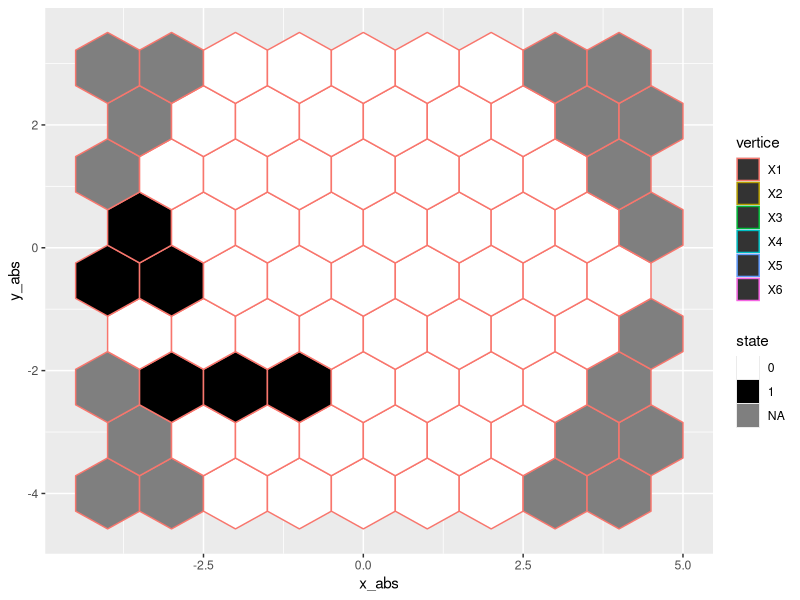

Write R code to recreate this figure. (Note: this script raises an error after producing the figure.)
rm(list=ls())

library(tidyverse)
library(ggplot2)

#########
# SETUP
#########

cache<-F#Mode of entire task...
mid_cache = F #Marker for behaviour when in the middle of caching something...?

N <- 4 #Hexagon radius (excluding centre, other stuff should scale with this)
state <- locked_state<-empty_state <- matrix(0, nrow=2*N+1, ncol=2*N+1)
# target_lock_tmp <-target <-locked_state <- old_state <- 


spillage <- 0#tracks false positives in solutions
gen_depth <- 20 #How deep to generate random example
mode <- 'procedural' #'challenge'

cdv <- list(NE=c(1, -1, 0),
            E=c(1, 0, -1),
            SE=c(0, 1, -1),
            SW=c(-1, 1, 0),
            W=c(-1, 0, +1),
            NW=c(0, -1, +1))#Cube-coordinate directional vectors

actions <- c()#[] #Store the sequence of actions the user performs

library <- list(c(32, 32, 32, 87, 32, 32, 32), #East
                c(32,32,32,32,32,87,32), #NE
                c(32,87,32,32,32,32,32),#SW
                c(65, 87, 65, 69, 82, 69, 65, 83),#Corner65, 87, 65, 69, 82, 65, 83]
                c(65, 82, 65, 83, 69, 83, 69, 65, 82))#Bar65, 87, 82, 65, 83, 83, 69, 69, 65, 87, 82

#Store the action sequences they cache
results <- list(target=c(), performance=c(), action_history=c(), state_history=c(), library_history=c(), library_update_at=c(0))

pattern <- action_keys <-action_keycodes <- primitive_keycodes <-display_array <-cachable_keycodes <- c()


# action_displays = ['W','A','D','F', '&#8629 ','&#8736',
#                        'E','R','S','Z','X','C']
action_keys = c('W','A','D','F','L','K',
                'E','R','S','Z','X','C')

if (cache)
{
  primitive_keycodes = c(87, 65, 68, 70, 13, 32)
  cachable_keycodes = c(69,82,83,90, 88, 67)
  
  # action_keys =     ['W','A','D','F','L','K']
  action_keycodes = c(87, 65, 68, 70, 13, 32)#76, 75
  # action_displays = ['W','A','D','Z', '&#8629','&#8736']
  
  console.log(cachable_keycodes)
  
} else {
  primitive_keycodes = c(87, 65, 68, 70, 13, 32,
                         69,82,83,90, 88, 67)
  
  action_keycodes = c(87, 65, 68, 70, 13, 32,
                      69,82,83,90, 88, 67)#76, 75
  
}



# Core HEX functions
cube_to_oddr<-function(q,r)
{
  col = q + (r - bitwAnd(r,1)) / 2
  row = r
  data.frame(x_id=col, y_id=row)
}

oddr_to_cube <- function(x,y)
{
  q = x - (y - bitwAnd(y,1)) / 2
  r = y
  s = -q-r
  data.frame(q=q, r=r, s=s)
}

# function oddr_to_axial(hex):
#   var q = hex.col - (hex.row - (hex.row&1)) / 2
# var r = hex.row
# return Hex(q, r)


##########
# PLOTTING
##########

MakeHexLattice = function(N, dist=1) {
  nx<-ny<-2*N+1
  origin<-c(-N,-N)
  offset<-c(0, rep(c(0.5,0), N))
  
  locations <- data.frame(x_abs = sort(c(rep(seq(from=0, by=dist, length.out=nx),each=ceiling(ny/2)),
                                            rep(seq(from=dist/2, by=dist, length.out=nx),
                                                each=floor(ny/2)))) + origin[1],
                          y_abs = rep(c(seq(from=0, by = dist*sqrt(3), length.out=ceiling(ny/2)),
                                           seq(from=dist*sqrt(3)/2, by=dist*sqrt(3),
                                               length.out=floor(ny/2))) + origin[2], times=nx))
  
  locations<-locations %>% mutate(x = rep(-N:N, each=ny),
                                  y = rep(c(seq(-N,N, by=2),seq((-N+1),N, by=2)), nx))
  
  locations <- cbind(locations, oddr_to_cube(locations$x, locations$y))
  
  locations<-locations %>% arrange(y, x) %>%
    mutate(id = 1:nrow(locations), in_bound = abs(q)<5 & abs(r)<5 & abs(s)<5) %>% 
  select(id, x, y, q,r,s, in_bound, x_abs, y_abs)

  return(locations)
}

MakeHexCoords  = function(loc) {
  # Separate x and y coordinates
  lx = loc$x_abs # x-coordinates
  ly = loc$y_abs # y-coordinates      
  # Plot hexagonal lattice as filled hexagons
  hex_x = data.frame(loc, cbind(lx + 0, lx + 0.5, lx + 0.5, lx + 0, lx - 0.5, lx - 0.5))
  hex_y = data.frame(loc, cbind(ly - 1/(sqrt(3)), ly - 1/(2*sqrt(3)), ly + 1/(2*sqrt(3)), ly + 1/(sqrt(3)), ly + 1/(2*sqrt(3)), ly - 1/(2*sqrt(3))))
  
  #Get your coordinates in long format with an id
  hexdat <- hex_x %>% gather(vertice, x_abs, X1:X6) %>% arrange(id, vertice)
  hexdat_y <-  hex_y %>% gather(vertice, y_abs, X1:X6) %>% arrange(id, vertice)
    #Merge them into the same dataframe
  hexdat$y_abs <- hexdat_y$y_abs

  return(hexdat)
}


# Create the board
loc<-MakeHexLattice(N)
board<-MakeHexCoords(loc)

# Create action set

f<-list() #Let's keep the functions in a list

f$AddUnit<-function(this_state)
{
  #Add unit in centre
  this_state[N+1,N+1] <- 1
  
  this_state
}

f$RemoveUnit<-function(this_state)
{
  #Add unit in centre
  this_state[N+1,N+1] <- 0
  
  this_state
}

f$AddBar<-function(this_state)
{
  #Add horizontal bar
  this_state[N+1,N] <- 1
  this_state[N+1,N+1] <- 1
  this_state[N+1,N+2] <- 1
  
  this_state
}

f$AddCorner<-function(this_state)
{
  #Add horizontal bar
  this_state[N+2,N+1] <- 1
  this_state[N+1,N+1] <- 1
  this_state[N,N+2] <- 1
  
  this_state
}


f$Shift<-function(this_state, dir='E')
{
  old_state<-state
  
  sv = cdv[[dir]]#Shift vector
  #Loop over all the axial coordinates in the hexagon
  for (q in (-N+1):N)
  {
    for (r in (-N+1):N)
    {
      #Calculate s
      s <- -q-r
      
      #Calculate updated position
      qprime = q+sv[1]
      rprime = r+sv[2]
      sprime = s+sv[3]
      # console.log('qrs', q,r,s, 'qrsprime', qprime, rprime,sprime)
      #If new position is still on the map
      if (abs(qprime)<5 & abs(rprime)<5 & abs(sprime)<5)
      {
        #Write into the new position
        this_state[qprime+N, rprime+N] = old_state[q+N, r+N]#WILL NEED TO CHECK INDEXING
      }
      
      #Zero the cells left behind
      if (sv[1]!=0 & q==(-N*sv[1]))
      {
        # console.log('q zeroing', q, r)
        this_state[q+N, r+N]=0
      }
      if (sv[2]!=0 & r==(-N*sv[2]))
      {
        # console.log('r zeroing', q, r)
        this_state[q+N, r+N]=0
      }
      if (sv[2]!=0 & s==(-N*sv[2]))
      {
        # console.log('s zeroing', q, r)
        this_state[q+N, r+N]=0
      }
    }
  }
  
  this_state
}



f$RotateClockwise<-function(this_state)
{
  old_state<-state
  for (q in (-N+1):N)
  {
    for (r in (-N+1):N)
    {
      s=-q-r
      #120 degree rotations
      # q_rot= r
      # r_rot = s
      # s_rot = q
      
      #60 degree rotations
      #xx, yy, zz = -yy, -zz, -xx
      q_rot= -r
      r_rot = -s
      s_rot = -q
      if (abs(q)<=N & abs(r)<=N & abs(s)<=N)
      {
        #Stops things spinning out of the  hex and growing the array dims?
        this_state[q_rot+N, r_rot+N] = old_state[q+N, r+N] 
      }
      
    }
  }
  this_state
}

f$Flip<-function(this_state, axis=1)
{
  old_state<-state
  
  for (q in (-N+1):N)
  {
    for (r in (-N+1):N)
    {
      s=-q-r
      if (axis==1)
      {
        q_flip=q
        r_flip=s
        s_flip=r
        
      } else if (axis==2)
      {
        q_flip=s
        r_flip=r
        s_flip=q
      } else if (axis==3)
      {
        q_flip=r
        r_flip=q
        s_flip=s
      }
      
      if (abs(q)<=N & abs(r)<=N & abs(s)<=N)
      {
        #Stops things spinning out of the  hex and growing the array dims?
        this_state[q_flip+N, r_flip+N] <- old_state[q+N, r+N] 
      }
      
    }
  }
  this_state
}


Lock<-function(this_state, locked_state, real=T)
{
  # Special function because it shifts the active state to the locked state for which we get the scored loss
  # Should I change this since we want every trial to come with a loss even if not yet locked?
  # I guess we could pull the scoring out and make the loss not dependent on things being locked
  # or make it that locking gives points and clears the hexes, such that the loss of the active state is just about the un-solved hexes
  match <- T
  spillage <- 0
  
  for (q in (-N+1):N)
  {
    for (r in (-N+1):N)
    {
      s = -q-r
      if (this_state[q+N, r+N]==1)
      {
        # Main functionality of real, to remove?
        if (real)
        {
          locked_state[q+N, r+N]=1
        } else {
          target_lock_tmp[q+N, r+N]=1
        }
        
        this_state[q+N, r+N]=0
      }
      
      if (real & abs(q)<=N & abs(r)<=N & abs(s)<=N)
      {
        if (locked_state[q+N, r+N]==0 & target[q+N, r+N]==1)
        {
          cat('nonmatch', q,r)
          match = F 
        }
        
        if (locked_state[q+N, r+N]==1 & target[q+N, r+N]==0)
        {
          spillage<-spillage+1
        }
      }
    }
  }
  
  if (real)
  {
    if (match)
    {
      print('task completed!')
      # save_data()
    }
  }
  
}




Action <- function(keycode, this_state=state, real=T, midcache = F)
{
  # Basically a wrapper that executes a function, writes it to the results and triggers visualisation update...
  if (keycode==76 | keycode==13){this_state<-Lock(this_state, real)}
  if (keycode==75 | keycode==32){this_state<-RotateClockwise(this_state, real)}

  if (keycode==87){this_state<-Shift('W', this_state, real)}#w

  if (keycode==65){this_state<-AddUnit(this_state, real)}#a
  if (keycode==68){this_state<-RemoveUnit(this_state, real)}#SW
  if (keycode==70){this_state<-Flip(axis=1, this_state, real)}


  if (cache)# & real
  {
      if (keycode==69){this_state<-UseCache(1, this_state, real)}#Shift('E', this_state, real)}#e->EAST
      if (keycode==82){this_state<-UseCache(2, this_state, real)}#Shift('NE', this_state, real)}#r->NW
      if (keycode==83){this_state<-UseCache(3, this_state, real)}#AddCorner(this_state, real)}#s
      if (keycode==90){this_state<-UseCache(4, this_state, real)}#AddBar(this_state, real)}#z
      if (keycode==88){this_state<-UseCache(5, this_state, real)}#Shift('SW', this_state, real)}#x
      if (keycode==67){this_state<-UseCache(6, this_state, real)}#Shift('SE', this_state, real)}#c
  } else {
      if (keycode==69){this_state<-Shift('E', this_state, real)}
      if (keycode==82){this_state<-Shift('NW', this_state, real)}
      if (keycode==83){this_state<-Shift('SW', this_state, real)}
      if (keycode==90){this_state<-AddCorner(this_state, real)}
      if (keycode==88){this_state<-AddBar(this_state, real)}
      if (keycode==67){this_state<-Shift('SE', this_state, real)}
  }

  if (real & !midcache & (keycode%in%primitive_keycodes | keycode%in%c(81,75,76)))
  {
      cat('got here')
      actions[length(actions)+1]<-keycode
      
      results$action_history[length(results$action_history)+1]<-actions
      results$state_history[length(results$tate_history)+1]<-this_state

      #Update the visual (player's) state
      Update()
  }
  
  this_state
}
  
  
  
Update <-function() {
  # Draws the hex board....  Will need to integrate with R plotting
  
  # Loop over the raw xy locations
  for (y in 1:10)
  {
    for (x in seq(y%%2+1, 18, by=2))
    {
      #Convert to cube coordinate
      these_cube_coords = oddr_to_cube(floor((x-2*N)/2),y-N)
      # oddr_to_cube(floor(prx[x]/2),pry[y])
      
      #If we're inside the hexagon
          if(abs(these_cube_coords[1])<5 & abs(these_cube_coords[2])<5 & abs(these_cube_coords[3])<5)
          {
              #If the square is already locked in...
              if (locked_state[these_cube_coords[1]+N, these_cube_coords[2]+N]==1)
              {
                  #And if the locked in state is correct
                  if (target[these_cube_coords[1]+N, these_cube_coords[2]+N]==1)
                  {
                      print('draw strong green')
                      # d.draw(x, y, null, null, "#090") #Strong Green
                  } else {
                      #Otherwise
                      print('draw red')
                      # d.draw(x, y, null, null, "#900")#Red
                  }

              } else {
                  #If state is not already not locked in but is part of the target
                  if (target[these_cube_coords[1]+N, these_cube_coords[2]+N]==1)
                  {
                    print('draw light green')
                      # d.draw(x, y, null, null, "#9e9") #Light green
                  } else {
                      #Otherwise if unoccupied, non target and not locked in it is white
                    print('draw white')
                     # d.draw(x, y, null, null, "white")
                  }
              }
              
              # If the state is actively occupied
              if (state[these_cube_coords[1]+N, these_cube_coords[2]+N]==1)
              {
                  #And part of the pattern
                  if (target[these_cube_coords[1]+N, these_cube_coords[2]+N]==1)
                  {
                      print('draw green, black dot?')
                      # d.draw(x, y, "•", "black", "#595")#"#595"
                  } else {
                    print('draw gray, black dot?')
                    # d.draw(x, y, "•", "black",  "#999")
                  }
              } 
          }
      }
  }

    # UpdateStringVis()
}


      
RandomPattern<-function()
{
  target_pattern <-state
  
  for (x in 1:(2*N+1))
  {
    for (y in 1:(2*N+1))
    {
      these_cube_coords = oddr_to_cube(floor((x-2*N)/2),y-N)
      #oddr_to_cube(floor(prx[x]/2),pry[y])
      if (abs(these_cube_coords[1])<=N & abs(these_cube_coords[2])<=N & abs(these_cube_coords[3])<=N)
      {
        if (runif()>.5)
        {
          target_pattern[x,y]=1
        }
      }
    }  
  }
  target_pattern
}

      
ChallengePattern<-function(sequence)
{
  target_pattern <- state
  
  # seq_arr = Array.from(sequence) //Is this a charsplit?
  seq_arr<-strsplit(sequence, '')
  for (step in 1:length(sequence))
  {
    this_key = seq_arr[step]#.shift()
    tmp = which(action_keys==this_key)
    cat('keycode', this_key, tmp, c(primitive_keycodes,cachable_keycodes))
    
    Action(c(primitive_keycodes,cachable_keycodes)[tmp], target_pattern, F)
  }
  
  for (q in (-N+1):N)
  {
    for (r in (-N+1):N)
    {
      if (target_lock_tmp[q+N, r+N]==1)
      {
        target_pattern[q+N, r+N]=1
      } 
    }
  }
  
  target_pattern
}


ProceduralPattern<-function(depth)
{
  target_pattern <- state
  generation_procedure <-c()
  
  for (step in 1:depth)
  {
    this_key = c(primitive_keycodes,cachable_keycodes)[sample(length(c(primitive_keycodes,cachable_keycodes)), 1)]#ROT.RNG.getItem(action_keycodes.concat(cachable_keycodes))
    #Remove the cachable keycode concatenation to use prior
    generation_procedure[length(generation_procedure)+1]<-this_key
    target_pattern<-Action(this_key, target_pattern, F)
  }
  
  for (q in (-N+1):N)
  {
    for (r in (-N+1):N)
    {
      if (target_lock_tmp[q+N, r+N]==1)
      {
        target_pattern[q+N, r+N]=1
      } 
    }
  }
  cat('gen proc', generation_procedure, c(action_keycodes, primitive_keycodes))
  tmp_key_array = c()
  for (i in 1:length(generation_procedure))
  {
    tmp= which(c(action_keycodes.concat, cachable_keycodes)==generation_procedure[i])#Might need to restrict to first element if returns more than one?
    tmp_key_array[length(tmp_key_array)+1]<-action_keys[tmp]
    # console.log(tmp_key_array, tmp)
  }
  pattern = paste0(tmp_key_array)#BUT THIS IS NEVER RETURNED?
  
  target_pattern
}
      
      

UseCache<-function(n, this_state, this_real)
{    
  #Read the cached pattern TODO KEEP THIS NOT IN THE STRING
  cache_pattern <- library[n]#Array.from($('#cache' + n).text())
  cat('before expanding:', cache_pattern)
  
  #Get rid of any nesting before the display process begins
  
  while (cachable_keycodes[1] %in% cache_pattern |
         cachable_keycodes[2] %in% cache_pattern | 
         cachable_keycodes[3] %in% cache_pattern | 
         cachable_keycodes[4] %in% cache_pattern | 
         cachable_keycodes[5] %in% cache_pattern | 
         cachable_keycodes[6] %in% cache_pattern ) {
    
    for (i in 1:length(cache_pattern))
    {
      for (j in 1:length(cachable_keycodes))
      {
        if (cache_pattern[i]==cachable_keycodes[j])
        {
          if (i==1)
          {
            cache_pattern<-c(library[[j]], cache_pattern[2:length(cache_pattern)])
          } else if (i==length(cache_pattern))
          {
            cache_pattern<-c(cache_pattern[1:(i-1)], library[[j]])
          } else {
            cache_pattern<-c(cache_pattern[1:(i-1)], library[[j]], cache_pattern[(i+1):length(cache_pattern)])
          }

          #MAY NEED TO CHECK IF ITS FIRST OR LAST
          # cache_pattern.splice(i, 1)
          # insertArrayAt(cache_pattern, i, library[j])
          break
        }
      }
    }
  }
  #How long is the fully expanded string?
    cpl = length(cache_pattern)
  
  #Feed the string to the Action function with short timeouts so you can see it play out
  cat('after expanding:', cache_pattern)
  
  
  for (i in 1:length(cache_pattern))
  {
    Action(cache_pattern[i], this_state=this_state, real=this_real, midcache = T)
  }
  if (this_real)
  {
    Update()
    actions[length(actions)+1]<-cachable_keycodes[n]
    # UpdateStringVis()
  }
}  
  
##########
#START
##########
  
# REMOVE THE GENERATION/SOLUTION DISTINCTION, WE NEED TO BE ABLE TO GENERATE PROCEDURALLY AND COMPARE WITH A TARGET BUT CAN STORE THESE DIFFERENTLY
#TODO: GET THE BASIC OPERATIONS WORKING PROPERLY BOTH AS GENERATION AND FOR SOLUTION

# Basic functionality is to chain these together, calculting a loss and keeping a history

depth<-10

state_history<-vector(mode = "list", length = depth)
action_history<-rep(NA, length = depth)

for (i in 1:depth)
{
  action<-sample(length(f), 1)
  state<-f[[action]](state)
  
  state_history[[i]]<-state
  action_history[i]<-action
}


# Append the state to the board and plot it
board$state<-factor(rep(c(state), each = 6))
board$state[board$in_bound==F]<-NA

ggplot(board, aes(x_abs, y_abs)) + 
  geom_polygon(aes(group = id, fill=state, colour = vertice)) +
  scale_fill_manual(values = c('white','black'))


if (mode=='procedural')
{
  target <- ProceduralPattern(gen_depth)
} else {
  target <- ChallengePattern(pattern)
  # console.log(pattern)
  #'djdjdwuuuedjdjdwnnedjdjdwkkk' -previously
  #fxfxfswrwrwrtfxfxfscctfxfxfseeet
  #xkxkxdrrrlxkxkxdsslxkxkxdeeel -- e.g. three circles XKXKXDRRRLXKXKXDSSLXKXKXDEEEL
  #zfzsslzfzccclzfzrrrlzfzkeelzfzkkwwwlzfzkkkkeerrl circle of bones
}

# console.log(gen_depth, 'mode', mode, ' ', pattern)
results$target <- target #Store the target pattern

if (cache)
{
  results$library_history <-library
}

#VISUALISATION

#Plot the hexagons onto it
for (y in 1:(2*N+1))
{
  for (x in seq(y%%2+1, 2*(2*N+1), by=2))
  {
    cat('xy', x, y, 'centered', prx[x], pry[y], oddr_to_cube(floor(prx[x]/2),pry[y]), '\n')
        #console.log('xy', x, y, 'centered', prx[x], pry[y], oddr_to_cube(floor(prx[x]/2),pry[y]))
        # Note the coordinates, every odd row is offset to the right doubling the number of x coordinates needed
        
    these_cube_coords = oddr_to_cube(floor((x-2*N)/2),y-N)
    
    #If we're inside the hexagon
    if(abs(these_cube_coords[1])<5 & abs(these_cube_coords[2])<5 & abs(these_cube_coords[3])<5)
    {
      #Uncomment to view coordinates
      # raw_xy_string = x.toString()+','+y.toString()
      # xy_string = (x-2*N).toString()+','+(y-N).toString()
      qrs_string = paset0(these_cube_coords[1], these_cube_coords[2], sep=',')#why do this?+','+these_cube_coords[2].toString()
      
      if (target[these_cube_coords[1]+N, these_cube_coords[2]+N]==1)
      {
        # d.draw(x, y, null, null, "#9e9")
        print('draw green')
      } else {
        # d.draw(x, y, null, null, "#fff")
        print('draw white')
      }
      
    }
        
  }
}
  
#SETS UP INPUT input.
# window.addEventListener("keypress", function(e) {
#     #Workaround to avoid spacebar scrolling to bottom of page
#     if (e.which == 32 | e.which == 13) {
#         e.preventDefault()
#     }
#     code = e.charCode
# 
#     if (code>=97 && code<=122)
#     {
#         code = code-32#Hack to convert lower case keycodes to upper case
#     }
#     ch = String.fromCharCode(code)
#     console.log(ch)
#     console.log("Key char is: " + ch + " Code is: " + code)
#     Action(code)
# })

#SETS UP CACHING ACTIONS (INCLUDING SOME OF THE CHECKING LOGIC)
# if (cache)
# {
#     #Functionality for using caches
#     $(".cache-btn").click(function(){
#         tmp = this.id
#         console.log('clicked', this.id, tmp.charAt(tmp.length-1))
#         which_cache = Number(tmp.charAt(tmp.length-1))
# 
#         # console.log('hihi', actions, which_cache, cachable_keycodes,
#             # cachable_keycodes[which_cache], actions.includes(cachable_keycodes[which_cache]))
# 
#         if (!actions.includes(cachable_keycodes[which_cache]))
#         {
#             library[which_cache] = _.cloneDeep(actions)
#             actions = [cachable_keycodes[which_cache]]
# 
#             UpdateCacheVis(which_cache)
#             UpdateStringVis()
#             results.library_history.push(_.cloneDeep(library))
#             results.library_update_at.push(results.action_history.length)
#         } else {
#             alert('Cannot cache a sequence that contains itself!')
#         }
#     })
# 
#     for (let i=0 i<library.length i++)
#     {
#         UpdateCacheVis(i)
#     }
# }

  
          